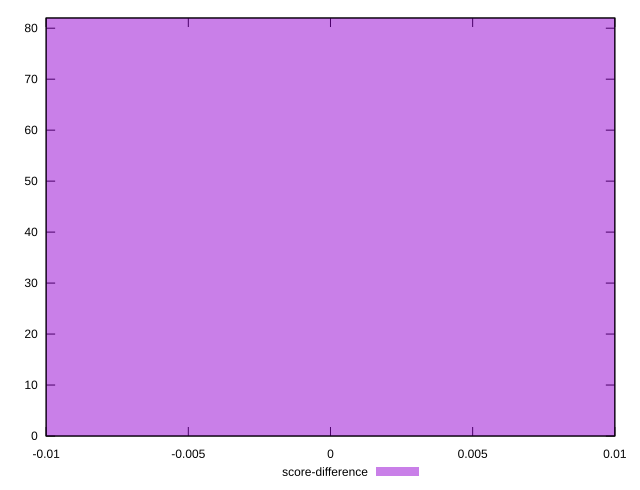

gnuplot code for this plot:
reset

$scoreDifference <<EOF
0 82
EOF

set key outside below
set boxwidth 0.1
set xrange [-0.01:0.01]
set yrange [0:82]
set trange [0:82]
set style fill transparent solid 0.5 noborder
set terminal svg size 640, 490 enhanced background rgb 'white'
set output "reports/report_00028_2021-02-24T12-49-42.674Z/speed-index/samples/astro/score-difference/histogram.svg"

plot $scoreDifference title "score-difference" with boxes

reset
